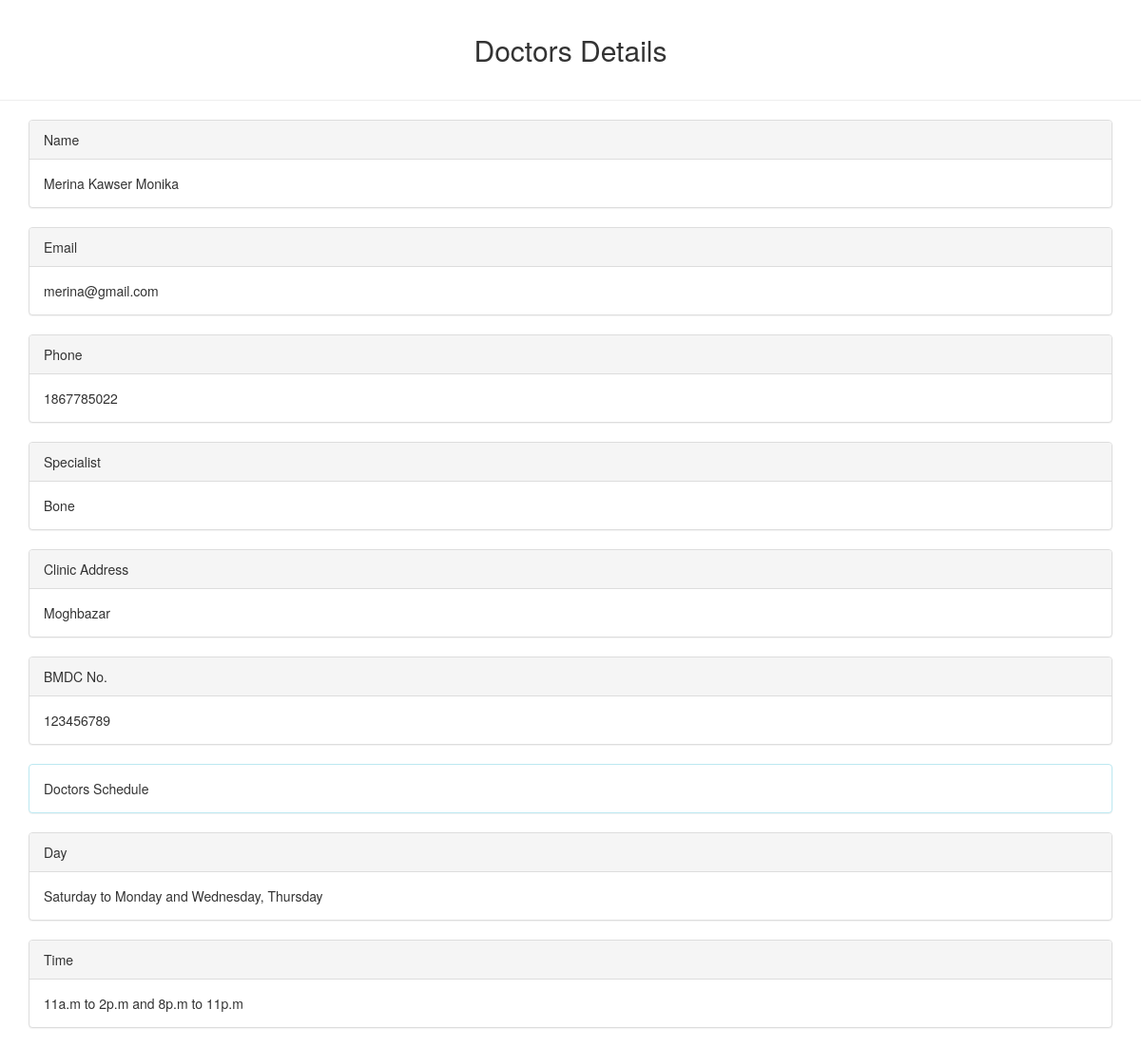
The app's page /Admin/schedule.php?id=22 with its own data.
### tables this page shows
CREATE TABLE `doctor` (
  `id` int(11) NOT NULL,
  `name` varchar(64) NOT NULL,
  `email` varchar(64) NOT NULL,
  `phone` int(16) NOT NULL,
  `gender` varchar(64) NOT NULL,
  `specialist` varchar(64) NOT NULL,
  `clinic_address` varchar(64) NOT NULL,
  `bmdc` int(20) NOT NULL,
  `file` varchar(64) NOT NULL,
  `password` varchar(64) NOT NULL,
  `status` varchar(64) NOT NULL,
  `s_day` varchar(64) NOT NULL,
  `s_time` varchar(64) NOT NULL
);

### Admin/schedule.php (the view)
<?php
include("../header.php");
include("../connection.php");
?>
<body>
    <div class="text-center">
        <h2 class="header">Doctors Details</h2>
        <hr>
    </div>
    <div class="container">
    <?php
         $id = $_GET['id'];
         $sql = "SELECT* FROM `doctor` WHERE `id`='$id'";
         $query = mysqli_query($con, $sql);
         $row = mysqli_num_rows($query);
         if($row>0){
             while($data=mysqli_fetch_assoc($query)){
                 ?>
                 <div class="panel panel-default">
                     <div class="panel-heading">Name</div>
                     <div class="panel-body"><?php echo $data['name'];?></div>
                 </div>
                 <div class="panel panel-default">
                     <div class="panel-heading">Email</div>
                     <div class="panel-body"><?php echo $data['email'];?></div>
                 </div>
                 <div class="panel panel-default">
                     <div class="panel-heading">Phone</div>
                     <div class="panel-body"><?php echo $data['phone'];?></div>
                 </div>
                 <div class="panel panel-default">
                     <div class="panel-heading">Specialist</div>
                     <div class="panel-body"><?php echo $data['specialist'];?></div>
                 </div>
                 <div class="panel panel-default">
                     <div class="panel-heading">Clinic Address</div>
                     <div class="panel-body"><?php echo $data['clinic_address'];?></div>
                 </div>
                 <div class="panel panel-default">
                     <div class="panel-heading">BMDC No.</div>
                     <div class="panel-body"><?php echo $data['bmdc'];?></div>
                 </div>
                 <div class="panel panel-default panel-info">
                    <div class="panel-body">Doctors Schedule</div>
                </div>
                <div class="panel panel-default">
                    <div class="panel-heading">Day</div>
                    <div class="panel-body"><?php echo $data['s_day'];?></div>
                </div>
                <div class="panel panel-default">
                    <div class="panel-heading">Time</div>
                    <div class="panel-body"><?php echo $data['s_time'];?></div>
                </div>
                 <?php
             }
         }
    ?>
    </div>
</body>

### style.css (style rules this page uses)
.header { margin: 3% 0; }

### records on screen
doctor: name "Merina Kawser Monika", email "merina@gmail.com", phone "1867785022", specialist "Bone", clinic_address "Moghbazar", bmdc "123456789", s_day "Saturday to Monday and Wednesday, Thursday", s_time "11a.m to 2p.m and 8p.m to 11p.m"
